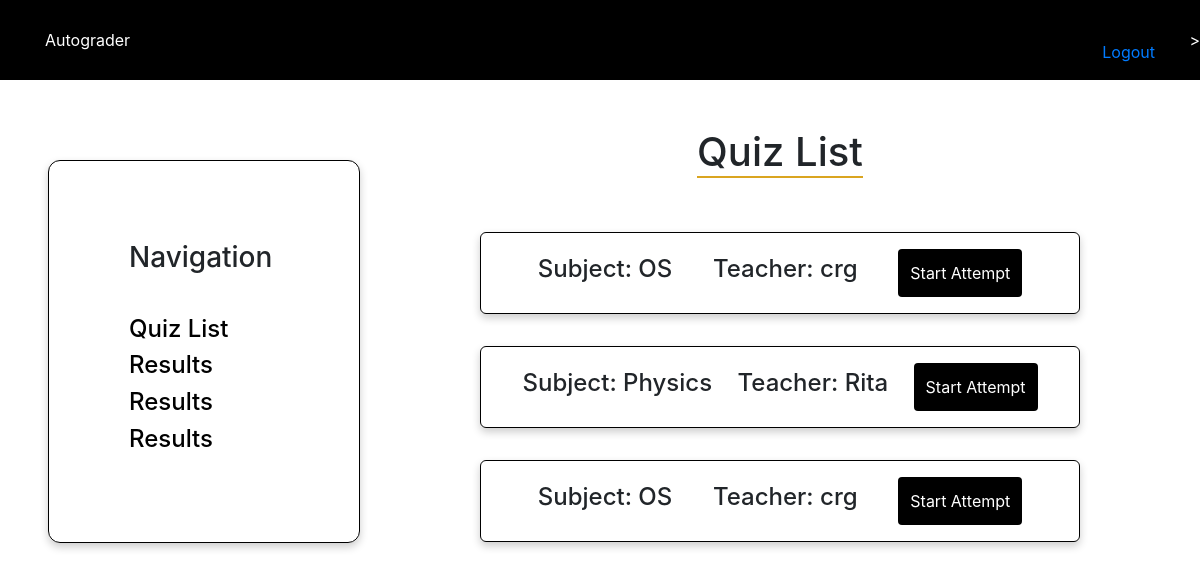
/dashboard_student/1/, run on the app's committed database.
### myapp/models.py (models this page shows, shortened)
class Quiz(models.Model):
    quiz_name = models.CharField(primary_key = True, max_length=100)
    teacher = models.ForeignKey(Teacher, on_delete = models.CASCADE)

class Teacher(models.Model):
    username = models.CharField(unique=True, max_length = 30)
    password = models.CharField(max_length = 30)
    email = models.CharField(max_length = 30)
    subject = models.CharField(max_length = 30)
    name = models.CharField(max_length = 30)

### myapp/views.py (the view)
# urls.py: path('dashboard_student/<str:pk>/',views.dashboard_student,name="dashboard_student"),
def dashboard_student(request,pk):
    q1 = Quiz.objects.all()
    context = {'q1':q1, "pk":pk}
    return render(request, 'dashboard.html',context)

### myapp/templates/dashboard.html (shortened to what this page needs)
<!DOCTYPE html>
<html>
  <head>
    <link
      rel="stylesheet"
      href="https://stackpath.bootstrapcdn.com/bootstrap/4.4.1/css/bootstrap.min.css"
    />
  </head>
  <body>
    <div class="nav">
      <div style="position: fixed; left: 45px">Autograder</div>
      <a href="{% url 'logout' %}"><div style="position: fixed; right: 45px">Logout</div></a>>
    </div>
    <div class="box">
      <div class="left-box">
        <div
          class="cover"
          style="box-shadow: 0 4px 8px 0 rgba(0, 0, 0, 0.2); transition: 0.3s"
        >
          <h3 style="padding-bottom: 2rem">Navigation</h3>
          <a href="" style="color: black"><h4>Quiz List</h4></a>
          {% for i in q1 %}
          <a href="{% url 'result' pk1=pk pk2=i.quiz_name %}" style="color: black"><h4>Results</h4></a>
          {% endfor %}
        </div>
      </div>
      <div class="right-box">
        <div class="quiz-list">
          <h1
            style="padding-top: 3rem; text-align: center; padding-bottom: 3rem"
          >
            <span style="border-bottom: 2px solid goldenrod">Quiz List</span>
          </h1>
          {% for i in q1 %}
          <div
            class="eachquiz"
            style="
              border: 1.5px solid black;
              width: 50vw;
              display: flex;
              flex-direction: row;
              justify-content: space-evenly;
              align-items: center;
              padding: 1rem;
              border-radius: 6px;
              margin-bottom: 2rem;
              box-shadow: 0 4px 8px 0 rgba(0, 0, 0, 0.2);
              transition: 0.3s;
            "
          >
            <h4>Subject: {{i.teacher.subject}}</h4>
            <h4>Teacher: {{i.teacher.name}}</h4>
            <a href="{% url 'quiz_start' pk1=pk pk2=i.quiz_name %}"><button>Start Attempt</button></a>
          </div>
          {% endfor %}
        </div>
      </div>
    </div>
  </body>
</html>

### myapp/templates/dashboard.html (style rules this page uses)
.nav { position: sticky; height: 10vh; width: 100%; background-color: black; display: flex; flex-direction: row; justify-content: space-between; align-items: center; color: white; }
.box { display: flex; }
.left-box { display: flex; flex-direction: column; flex: 0.3; height: 90vh; }
.right-box { display: flex; flex: 0.7; height: 90vh; justify-content: center; }
.cover { border: 1.5px black solid; padding: 5rem; border-radius: 12px; margin-top: 5rem; margin-left: 3rem; }
button { border: 0; margin: 0; padding: 0.75rem; background-color: black; color: white; border-radius: 4px; }

### data on the page
Quiz: teacher.subject "OS", teacher.name "crg"
Quiz: teacher.subject "Physics", teacher.name "Rita"
Quiz: teacher.subject "OS", teacher.name "crg"
